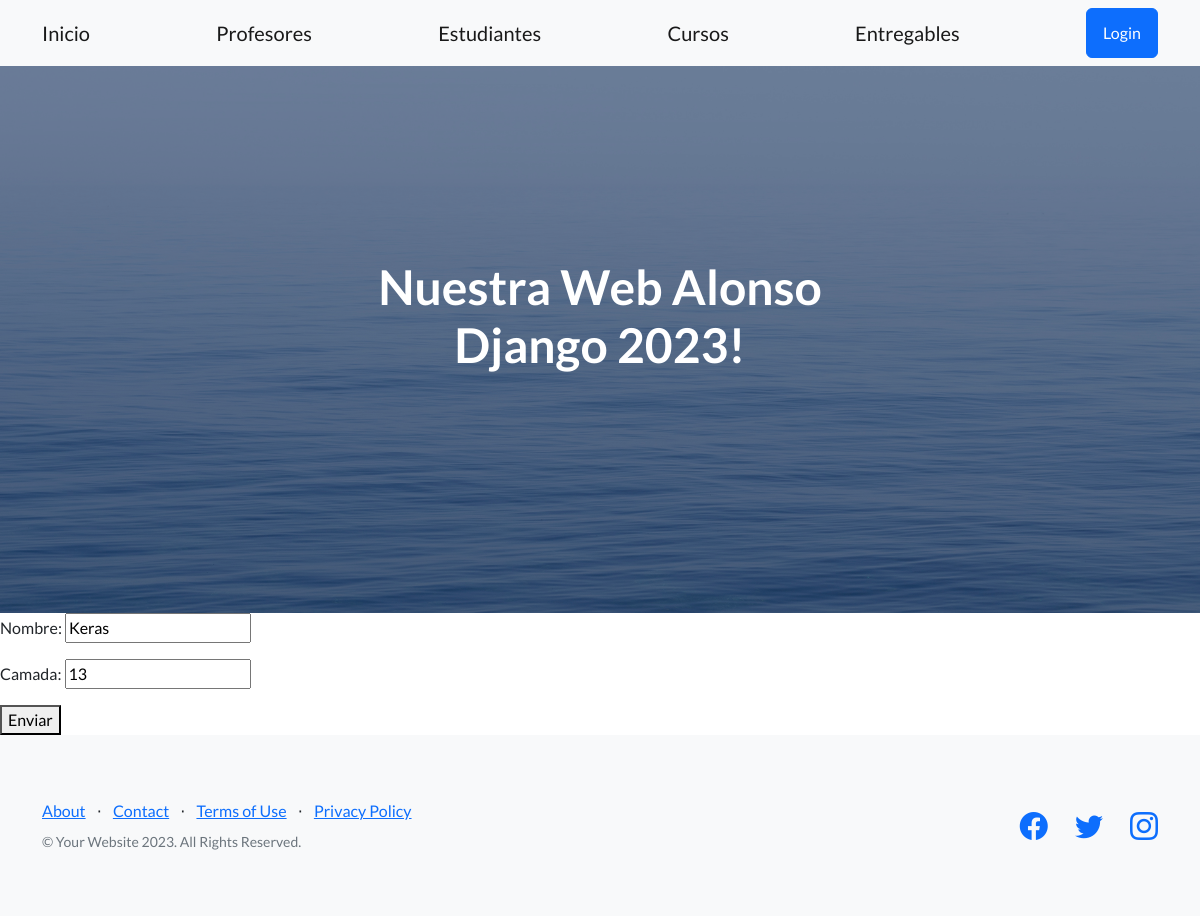
The app's page /app-alonso/actualiza-curso/2, older data.
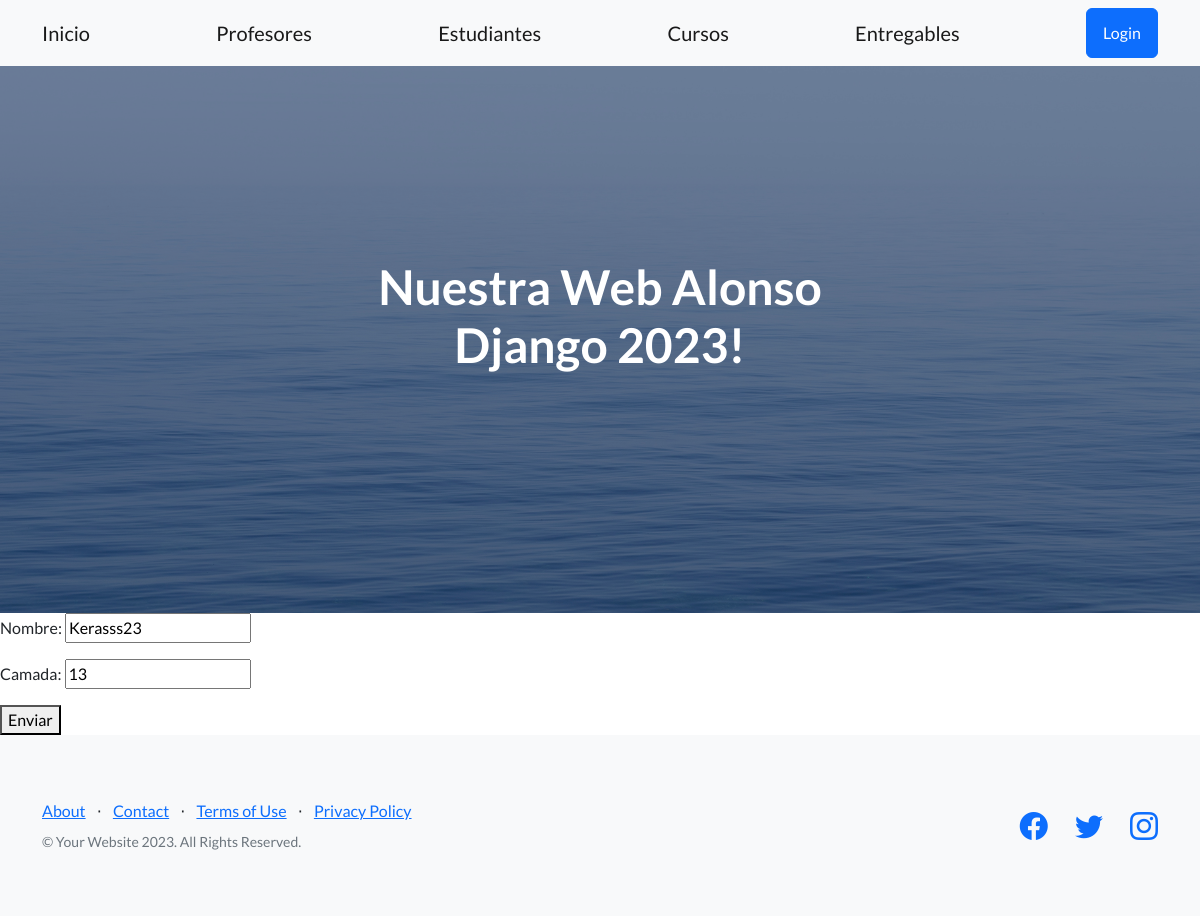
The same page, newer data.
### AppAlonso/models.py (models this page shows, shortened)
class Curso(models.Model):
    nombre = models.CharField(max_length=50)
    camada = models.IntegerField()

### AppAlonso/views.py (the view)
# urls.py: path('actualiza-curso/<pk>', CursoUpdate.as_view(), name="ActualizarCursos"),
class CursoUpdate(UpdateView):
    model = Curso
    template_name = "curso_update.html"
    fields = ("__all__")
    success_url = "/app-alonso/lista-curso/"

### AppAlonso/templates/curso_update.html
{% extends 'padre.html' %}
{% block contenidoQueCambia %}
   <form action="{% url 'ActualizarCursos' curso.id%}" method="post">{% csrf_token %}
        {{form.as_p}}
        <button type="submit">Enviar</button>
</form>
{% endblock contenidoQueCambia %}

Row changes from the older to the newer data that the page shows:
changed Curso: nombre "Keras" → "Kerasss23"
